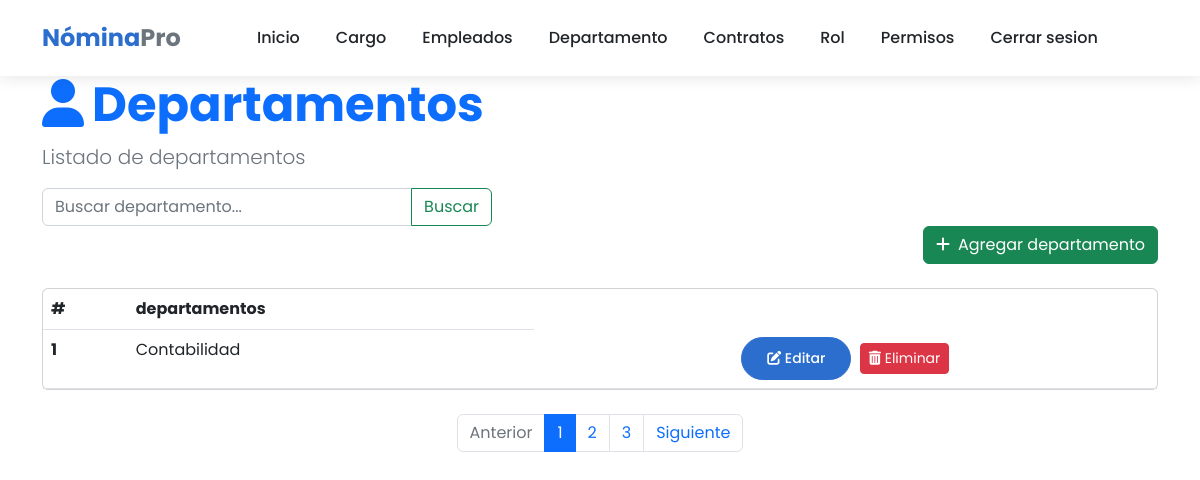
Before: /nomina/list_dep (signed in) with the older database file.
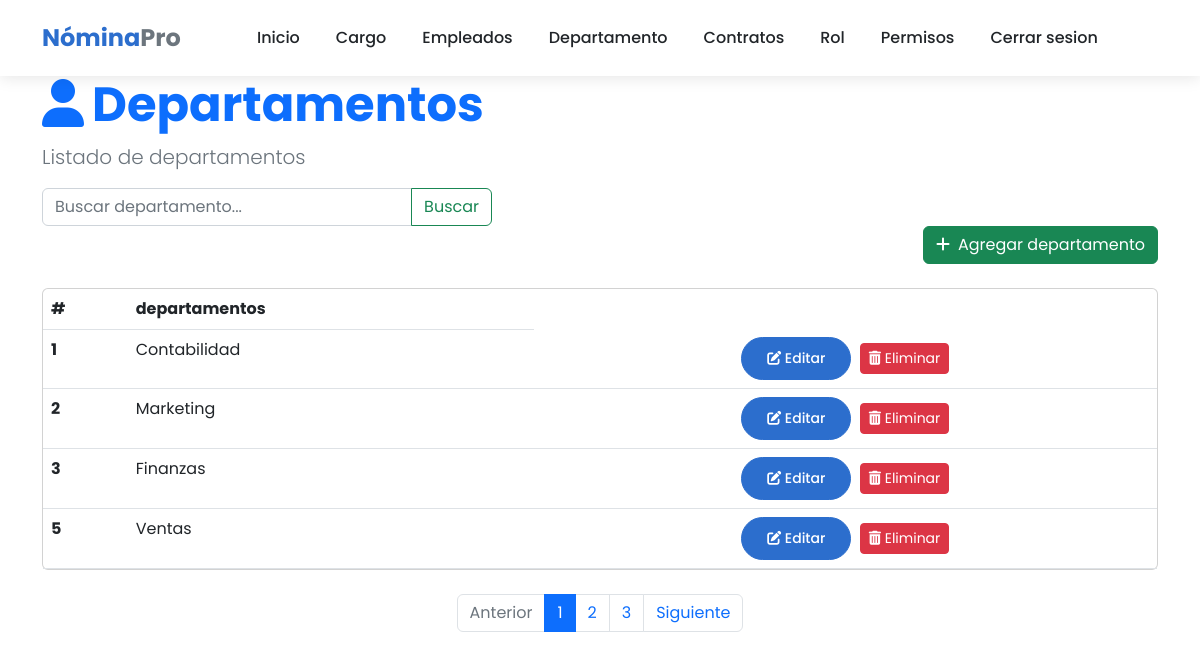
After: the same page with the newer database file.
### core/models.py (models this page shows, shortened)
class Departamento(models.Model):
    descripcion = models.CharField(max_length=100)

### core/views.py (the view)
# urls.py: path('list_dep', views.list_dep, name="list_dep"),
@login_required
def list_dep (request):
    query= request.GET.get('q',None)
    print(query)
    if query: deps = Departamento.objects.filter(descripcion__icontains=query)
    else: deps = Departamento.objects.all()
    context = {'deps': deps, 'title': 'Listado de departamentos'}
    return render(request, 'departamentos/list.html', context)

### template/departamentos/list.html (shortened to what this page needs)
{% extends "home.html" %}
{% block content %}
<div class="container">
    <header class="page-header">
        <h1 class="display-5 fw-bold text-primary">
            <i class="fas fa-user me-2"></i>Departamentos
        </h1>
        <p class="lead text-muted">Listado de departamentos</p>
    </header>
    <form action="" style="max-width: 450px;">
        <div class="input-group">
            <input type="text" class="form-control" placeholder="Buscar departamento..." name="q" value="{{ request.GET.q }}">
            <button class="btn btn-outline-success" data-bs-toggle="tooltip" data-bs-title="Escriba parte del apellido y click en buscar">
                Buscar
            </button>
        </div>
    </form>
    <div class="d-flex justify-content-end mb-4">
        <a class="btn btn-success text-white"  href="{% url 'core:create_dep' %}">
            <i class="fas fa-plus me-2"></i>Agregar departamento
        </a>
    </div>
    <div class="card mb-4">
        <div class="card-body p-0">
            <div class="table-responsive">
                <table class="table table-hover mb-0">
                    <thead>
                        <tr>
                            <th scope="col">#</th>
                            <th scope="col">departamentos</th>
                    </thead>
                    <tbody>
                       {% for dep in deps %}
                        <tr>
                            <th scope="row">{{dep.id}}</th>
                            <td>{{dep.descripcion}}</td>
                            <td class="text-center">
                                <a href="{% url 'core:update_dep' dep.id %}" class="btn btn-sm btn-primary me-1">
                                    <i class="fas fa-edit"></i> Editar
                                </a>
                                <a  href="{% url 'core:delete_dep' dep.id %}" class="btn btn-sm btn-danger">
                                    <i class="fas fa-trash-alt"></i> Eliminar
                                </a>
                            </td>
                        </tr>
                       {% endfor %}
                    </tbody>
                </table>
            </div>
        </div>
    </div>
    <nav aria-label="Page navigation" class="mb-4">
        <ul class="pagination justify-content-center">
            <li class="page-item disabled">
                <a class="page-link" href="#" tabindex="-1" aria-disabled="true">Anterior</a>
            </li>
            <li class="page-item active"><a class="page-link" href="#">1</a></li>
            <li class="page-item"><a class="page-link" href="#">2</a></li>
            <li class="page-item"><a class="page-link" href="#">3</a></li>
            <li class="page-item">
                <a class="page-link" href="#">Siguiente</a>
            </li>
        </ul>
    </nav>
</div>
{% endblock %}

Changed rows visible on the page:
added Departamento: id "2", descripcion "Marketing"
added Departamento: id "3", descripcion "Finanzas"
added Departamento: id "5", descripcion "Ventas"
